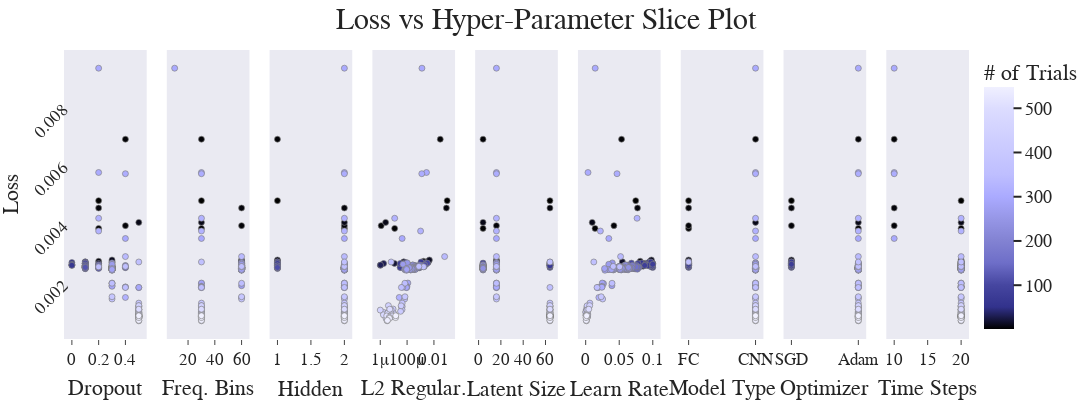

Notebook source saved alongside this figure:
### Code cell
imp.reload(cplot)
fig=cplot.get_slice_plot(study,objective_value="Loss")
fig.update_layout(
    autosize=False,title_text='Loss vs Hyper-Parameter Slice Plot', title_x=0.5, title_y=0.98,
    template="seaborn",
    width=1250,
    height=400,
    font_family="Times New Roman",
    font_size=18,
    title_font_family="Times New Roman",
    title_font_size=30,
    margin=dict(l=0, t=50,r=1,  b=1),                                   
    )

fig.update_xaxes(showgrid=False,zeroline=False,tickangle=0, tickfont=dict(size=17),)

fig.update_yaxes(showgrid=False,tickangle=-45, tickfont=dict(size=17),)

fig.update_traces(marker=dict(colorscale=icy))

with open("slice_plot.svg", "wb") as f:
    f.write(scope.transform(fig, format="svg", width=1200,height=400,))

fig

### Figure 1 — Plotly figure (JSON) as saved in the notebook; plotly's stock layout.template omitted (floating-point values rounded to 4 significant figures; data arrays with more than 128 entries replaced by an {"elided": "..."} marker saying what was removed)
{"data": [{"marker": {"color": {"elided": "215 int values"}, "colorbar": {"title": {"text": "# of Trials"}, "x": 1, "xpad": 15, "y": 0.5}, "colorscale": [[0, "rgb(0, 0, 0)"], [0.09091, "rgb(50,50,140)"], [0.1818, "rgb(70,70,160)"], [0.2727, "rgb(110,110,200)"], [0.3636, "rgb(130,130,210)"], [0.4545, "rgb(150,150,230)"], [0.5455, "rgb(170,170,255)"], [0.6364, "rgb(190,190,255)"], [0.7273, "rgb(200,200,255)"], [0.8182, "rgb(210,210,255)"], [0.9091, "rgb(220,220,255)"], [1, "rgb(240,240,255)"]], "line": {"color": "grey", "width": 0.65}, "showscale": true}, "mode": "markers", "showlegend": false, "type": "scatter", "x": {"elided": "215 float values"}, "xaxis": "x", "y": {"elided": "215 float values"}, "yaxis": "y"}, {"marker": {"color": {"elided": "215 int values"}, "colorbar": {"title": {"text": "# of Trials"}, "x": 1, "xpad": 15}, "colorscale": [[0, "rgb(0, 0, 0)"], [0.09091, "rgb(50,50,140)"], [0.1818, "rgb(70,70,160)"], [0.2727, "rgb(110,110,200)"], [0.3636, "rgb(130,130,210)"], [0.4545, "rgb(150,150,230)"], [0.5455, "rgb(170,170,255)"], [0.6364, "rgb(190,190,255)"], [0.7273, "rgb(200,200,255)"], [0.8182, "rgb(210,210,255)"], [0.9091, "rgb(220,220,255)"], [1, "rgb(240,240,255)"]], "line": {"color": "grey", "width": 0.65}, "showscale": false}, "mode": "markers", "showlegend": false, "type": "scatter", "x": {"elided": "215 int values"}, "xaxis": "x2", "y": {"elided": "215 float values"}, "yaxis": "y2"}, {"marker": {"color": {"elided": "215 int values"}, "colorbar": {"title": {"text": "# of Trials"}, "x": 1, "xpad": 15}, "colorscale": [[0, "rgb(0, 0, 0)"], [0.09091, "rgb(50,50,140)"], [0.1818, "rgb(70,70,160)"], [0.2727, "rgb(110,110,200)"], [0.3636, "rgb(130,130,210)"], [0.4545, "rgb(150,150,230)"], [0.5455, "rgb(170,170,255)"], [0.6364, "rgb(190,190,255)"], [0.7273, "rgb(200,200,255)"], [0.8182, "rgb(210,210,255)"], [0.9091, "rgb(220,220,255)"], [1, "rgb(240,240,255)"]], "line": {"color": "grey", "width": 0.65}, "showscale": false}, "mode": "markers", "showlegend": false, "type": "scatter", "x": {"elided": "215 int values"}, "xaxis": "x3", "y": {"elided": "215 float values"}, "yaxis": "y3"}, {"marker": {"color": {"elided": "215 int values"}, "colorbar": {"title": {"text": "# of Trials"}, "x": 1, "xpad": 15}, "colorscale": [[0, "rgb(0, 0, 0)"], [0.09091, "rgb(50,50,140)"], [0.1818, "rgb(70,70,160)"], [0.2727, "rgb(110,110,200)"], [0.3636, "rgb(130,130,210)"], [0.4545, "rgb(150,150,230)"], [0.5455, "rgb(170,170,255)"], [0.6364, "rgb(190,190,255)"], [0.7273, "rgb(200,200,255)"], [0.8182, "rgb(210,210,255)"], [0.9091, "rgb(220,220,255)"], [1, "rgb(240,240,255)"]], "line": {"color": "grey", "width": 0.65}, "showscale": false}, "mode": "markers", "showlegend": false, "type": "scatter", "x": {"elided": "215 float values"}, "xaxis": "x4", "y": {"elided": "215 float values"}, "yaxis": "y4"}, {"marker": {"color": {"elided": "215 int values"}, "colorbar": {"title": {"text": "# of Trials"}, "x": 1, "xpad": 15}, "colorscale": [[0, "rgb(0, 0, 0)"], [0.09091, "rgb(50,50,140)"], [0.1818, "rgb(70,70,160)"], [0.2727, "rgb(110,110,200)"], [0.3636, "rgb(130,130,210)"], [0.4545, "rgb(150,150,230)"], [0.5455, "rgb(170,170,255)"], [0.6364, "rgb(190,190,255)"], [0.7273, "rgb(200,200,255)"], [0.8182, "rgb(210,210,255)"], [0.9091, "rgb(220,220,255)"], [1, "rgb(240,240,255)"]], "line": {"color": "grey", "width": 0.65}, "showscale": false}, "mode": "markers", "showlegend": false, "type": "scatter", "x": {"elided": "215 int values"}, "xaxis": "x5", "y": {"elided": "215 float values"}, "yaxis": "y5"}, {"marker": {"color": {"elided": "215 int values"}, "colorbar": {"title": {"text": "# of Trials"}, "x": 1, "xpad": 15}, "colorscale": [[0, "rgb(0, 0, 0)"], [0.09091, "rgb(50,50,140)"], [0.1818, "rgb(70,70,160)"], [0.2727, "rgb(110,110,200)"], [0.3636, "rgb(130,130,210)"], [0.4545, "rgb(150,150,230)"], [0.5455, "rgb(170,170,255)"], [0.6364, "rgb(190,190,255)"], [0.7273, "rgb(200,200,255)"], [0.8182, "rgb(210,210,255)"], [0.9091, "rgb(220,220,255)"], [1, "rgb(240,240,255)"]], "line": {"color": "grey", "width": 0.65}, "showscale": false}, "mode": "markers", "showlegend": false, "type": "scatter", "x": {"elided": "215 float values"}, "xaxis": "x6", "y": {"elided": "215 float values"}, "yaxis": "y6"}, {"marker": {"color": {"elided": "215 int values"}, "colorbar": {"title": {"text": "# of Trials"}, "x": 1, "xpad": 15}, "colorscale": [[0, "rgb(0, 0, 0)"], [0.09091, "rgb(50,50,140)"], [0.1818, "rgb(70,70,160)"], [0.2727, "rgb(110,110,200)"], [0.3636, "rgb(130,130,210)"], [0.4545, "rgb(150,150,230)"], [0.5455, "rgb(170,170,255)"], [0.6364, "rgb(190,190,255)"], [0.7273, "rgb(200,200,255)"], [0.8182, "rgb(210,210,255)"], [0.9091, "rgb(220,220,255)"], [1, "rgb(240,240,255)"]], "line": {"color": "grey", "width": 0.65}, "showscale": false}, "mode": "markers", "showlegend": false, "type": "scatter", "x": {"elided": "215 str values"}, "xaxis": "x7", "y": {"elided": "215 float values"}, "yaxis": "y7"}, {"marker": {"color": {"elided": "215 int values"}, "colorbar": {"title": {"text": "# of Trials"}, "x": 1, "xpad": 15}, "colorscale": [[0, "rgb(0, 0, 0)"], [0.09091, "rgb(50,50,140)"], [0.1818, "rgb(70,70,160)"], [0.2727, "rgb(110,110,200)"], [0.3636, "rgb(130,130,210)"], [0.4545, "rgb(150,150,230)"], [0.5455, "rgb(170,170,255)"], [0.6364, "rgb(190,190,255)"], [0.7273, "rgb(200,200,255)"], [0.8182, "rgb(210,210,255)"], [0.9091, "rgb(220,220,255)"], [1, "rgb(240,240,255)"]], "line": {"color": "grey", "width": 0.65}, "showscale": false}, "mode": "markers", "showlegend": false, "type": "scatter", "x": {"elided": "215 str values"}, "xaxis": "x8", "y": {"elided": "215 float values"}, "yaxis": "y8"}, {"marker": {"color": {"elided": "215 int values"}, "colorbar": {"title": {"text": "# of Trials"}, "x": 1, "xpad": 15}, "colorscale": [[0, "rgb(0, 0, 0)"], [0.09091, "rgb(50,50,140)"], [0.1818, "rgb(70,70,160)"], [0.2727, "rgb(110,110,200)"], [0.3636, "rgb(130,130,210)"], [0.4545, "rgb(150,150,230)"], [0.5455, "rgb(170,170,255)"], [0.6364, "rgb(190,190,255)"], [0.7273, "rgb(200,200,255)"], [0.8182, "rgb(210,210,255)"], [0.9091, "rgb(220,220,255)"], [1, "rgb(240,240,255)"]], "line": {"color": "grey", "width": 0.65}, "showscale": false}, "mode": "markers", "showlegend": false, "type": "scatter", "x": {"elided": "215 int values"}, "xaxis": "x9", "y": {"elided": "215 float values"}, "yaxis": "y9"}], "layout": {"autosize": false, "font": {"family": "Times New Roman", "size": 18}, "height": 400, "margin": {"b": 1, "l": 0, "r": 1, "t": 50}, "title": {"font": {"family": "Times New Roman", "size": 30}, "text": "Loss vs Hyper-Parameter Slice Plot", "x": 0.5, "y": 0.98}, "width": 1250, "xaxis": {"anchor": "y", "autorange": true, "domain": [0, 0.09136], "range": [-0.05353, 0.5535], "showgrid": false, "tickangle": 0, "tickfont": {"size": 17}, "ticks": "outside", "title": {"text": "Dropout"}, "type": "linear", "zeroline": false}, "xaxis2": {"anchor": "y2", "autorange": true, "domain": [0.1136, 0.2049], "range": [4.647, 65.35], "showgrid": false, "tickangle": 0, "tickfont": {"size": 17}, "ticks": "outside", "title": {"text": "Freq. Bins"}, "type": "linear", "zeroline": false}, "xaxis3": {"anchor": "y3", "autorange": true, "domain": [0.2272, 0.3185], "range": [0.8929, 2.107], "showgrid": false, "tickangle": 0, "tickfont": {"size": 17}, "ticks": "outside", "title": {"text": "Hidden"}, "type": "linear", "zeroline": false}, "xaxis4": {"anchor": "y4", "autorange": true, "domain": [0.3407, 0.4321], "range": [-6.534, -0.4803], "showgrid": false, "tickangle": 0, "tickfont": {"size": 17}, "ticks": "outside", "title": {"text": "L2 Regular."}, "type": "log", "zeroline": false}, "xaxis5": {"anchor": "y5", "autorange": true, "domain": [0.4543, 0.5457], "range": [-2.424, 70.42], "showgrid": false, "tickangle": 0, "tickfont": {"size": 17}, "ticks": "outside", "title": {"text": "Latent Size"}, "type": "linear", "zeroline": false}, "xaxis6": {"anchor": "y6", "autorange": true, "domain": [0.5679, 0.6593], "range": [-0.01044, 0.1106], "showgrid": false, "tickangle": 0, "tickfont": {"size": 17}, "ticks": "outside", "title": {"text": "Learn Rate"}, "type": "linear", "zeroline": false}, "xaxis7": {"anchor": "y7", "autorange": true, "domain": [0.6815, 0.7728], "range": [-0.1071, 1.107], "showgrid": false, "tickangle": 0, "tickfont": {"size": 17}, "ticks": "outside", "title": {"text": "Model Type"}, "type": "category", "zeroline": false}, "xaxis8": {"anchor": "y8", "autorange": true, "domain": [0.7951, 0.8864], "range": [-0.1071, 1.107], "showgrid": false, "tickangle": 0, "tickfont": {"size": 17}, "ticks": "outside", "title": {"text": "Optimizer"}, "type": "category", "zeroline": false}, "xaxis9": {"anchor": "y9", "autorange": true, "domain": [0.9086, 1], "range": [8.929, 21.07], "showgrid": false, "tickangle": 0, "tickfont": {"size": 17}, "ticks": "outside", "title": {"text": "Time Steps"}, "type": "linear", "zeroline": false}, "yaxis": {"anchor": "x", "autorange": true, "domain": [0, 1], "range": [8.987e-05, 0.009941], "showgrid": false, "tickangle": -45, "tickfont": {"size": 17}, "title": {"text": "Loss"}, "type": "linear"}, "yaxis2": {"anchor": "x2", "autorange": true, "domain": [0, 1], "matches": "y", "range": [8.987e-05, 0.009941], "showgrid": false, "showticklabels": false, "tickangle": -45, "tickfont": {"size": 17}, "type": "linear"}, "yaxis3": {"anchor": "x3", "autorange": true, "domain": [0, 1], "matches": "y", "range": [8.987e-05, 0.009941], "showgrid": false, "showticklabels": false, "tickangle": -45, "tickfont": {"size": 17}, "type": "linear"}, "yaxis4": {"anchor": "x4", "autorange": true, "domain": [0, 1], "matches": "y", "range": [8.987e-05, 0.009941], "showgrid": false, "showticklabels": false, "tickangle": -45, "tickfont": {"size": 17}, "type": "linear"}, "yaxis5": {"anchor": "x5", "autorange": true, "domain": [0, 1], "matches": "y", "range": [8.987e-05, 0.009941], "showgrid": false, "showticklabels": false, "tickangle": -45, "tickfont": {"size": 17}, "type": "linear"}, "yaxis6": {"anchor": "x6", "autorange": true, "domain": [0, 1], "matches": "y", "range": [8.987e-05, 0.009941], "showgrid": false, "showticklabels": false, "tickangle": -45, "tickfont": {"size": 17}, "type": "linear"}, "yaxis7": {"anchor": "x7", "autorange": true, "domain": [0, 1], "matches": "y", "range": [8.987e-05, 0.009941], "showgrid": false, "showticklabels": false, "tickangle": -45, "tickfont": {"size": 17}, "type": "linear"}, "yaxis8": {"anchor": "x8", "autorange": true, "domain": [0, 1], "matches": "y", "range": [8.987e-05, 0.009941], "showgrid": false, "showticklabels": false, "tickangle": -45, "tickfont": {"size": 17}, "type": "linear"}, "yaxis9": {"anchor": "x9", "autorange": true, "domain": [0, 1], "matches": "y", "range": [8.987e-05, 0.009941], "showgrid": false, "showticklabels": false, "tickangle": -45, "tickfont": {"size": 17}, "type": "linear"}}}
